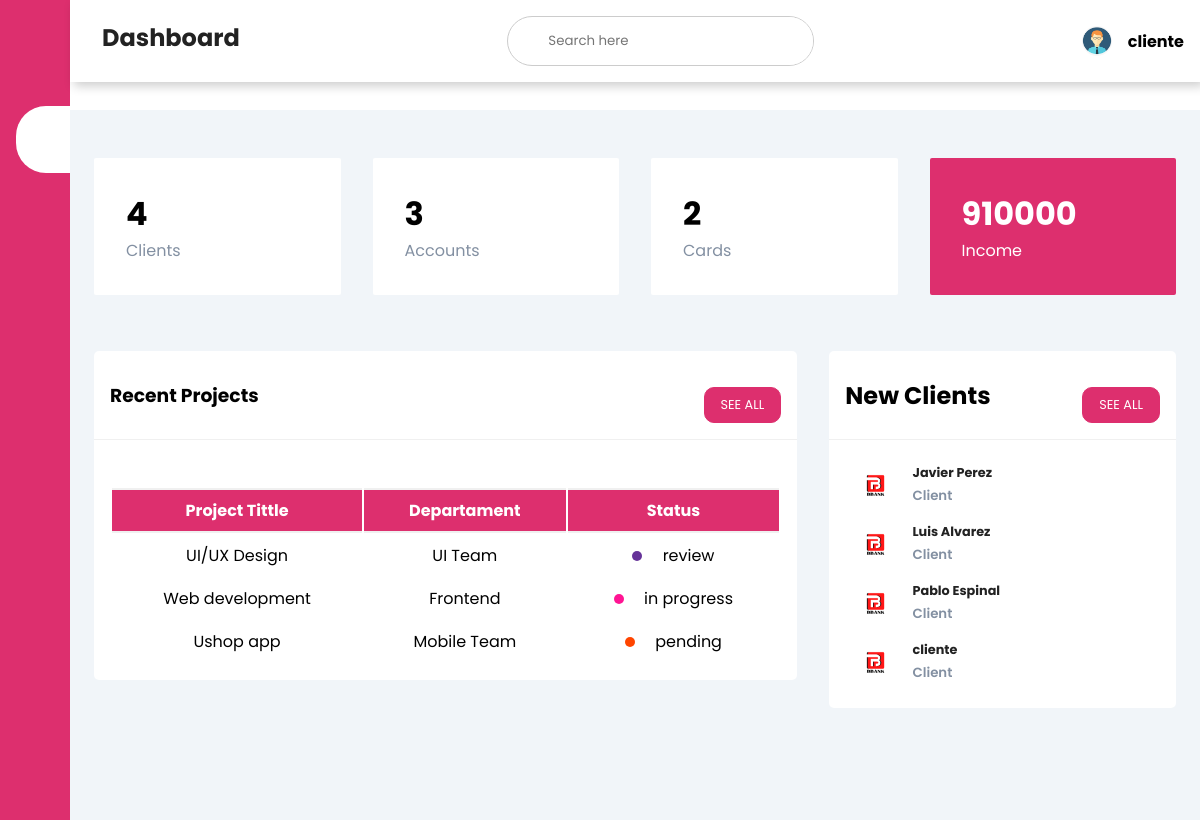
The page /admin.php (signed in) on the database its author committed.
### tables this page shows
CREATE TABLE `usuarios` (
  `id` int(11) NOT NULL,
  `nombre` varchar(50) NOT NULL,
  `email` varchar(50) NOT NULL,
  `usuario` varchar(50) NOT NULL,
  `password` varchar(50) NOT NULL,
  `rol` int(11) NOT NULL,
  `status` int(11) NOT NULL
);

### admin.php (the view, shortened to what this page needs)
<!DOCTYPE html>
<html lang="en">
<head>
  <link rel="stylesheet" href="https://maxst.icons8.com/vue-static/landings/line-awesome/line-awesome/1.3.0/css/line-awesome.min.css">
  <link rel="stylesheet" href="assets/css/estilosAdmin1.css">
</head>
<body>
  <div class="sidebar">
    <div class="sidebar-brand">
      <h2><span class="las la-university"><span>BBank Admin</span></span></h2>
    </div>
    <div class="sidebar-menu">
      <ul>
        <li>
          <a href="admin.php" class="active"><span class="las la-igloo"></span>
            <span>Dashboard</span></a>
        </li>
        <li>
          <a href="create.php"><span class="las la-user-plus"></span>
            <span>Create Clients</span></a>
        </li>
        <li>
          <a href="users.php"><span class="las la-users"></span>
            <span>Clients</span></a>
        </li>
        <li>
          <a href="accounts/list_accounts.php"><span class="las la-user-circle"></span>
            <span>Bank Accounts</span></a>
        </li>
        <li>
          <a href="cards/list_cards.php"><span class="las la-credit-card"></span>
            <span>Credit Cards</span></a>
        </li>
        <li>
          <a href="cerrar_session.php"><span class="las la-door-open"></span>
            <span>Logout</span></a>
        </li>
      </ul>
    </div>
  </div>
  <div class="main-content">
    <header>
      <h2>
        <label for="nav-toggle">
          <span class="las la-bars"></span>
        </label>
        Dashboard
      </h2>
      <div class="search-wrapper">
        <input type="search" placeholder="Search here" />
      </div>
      <div class="user-wrapper">
        <img src="assets/images/adminIcon.png" width="30px" height="30px" alt="">
        <div>
          <h4><?php echo $_SESSION['nombre']; ?></h4>
        </div>
      </div>
    </header>
    <main>
      <div class="cards">
        <div class="cards-single">
          <div>
            <h1>
              <?php
              include('db.php');
              $sql = "SELECT * FROM usuarios WHERE rol = 0 AND status = 1;";
              $query = mysqli_query($conexion, $sql);
              $clientes = mysqli_num_rows($query);
              echo $clientes;
              ?>
            </h1>
            <span>Clients</span>
          </div>
        </div>
        <div class="cards-single">
          <div>
            <h1>
              <?php
              include('db.php');
              $sql = "SELECT * FROM usuarios u INNER JOIN cuentas c ON c.id_usuario = u.id;";
              $query = mysqli_query($conexion, $sql);
              $clientes = mysqli_num_rows($query);
              echo $clientes;
              ?>
            </h1>
            <span>Accounts</span>
          </div>
        </div>
        <div class="cards-single">
          <div>
            <h1>
              <?php
              include('db.php');
              $sql = "SELECT u.nombre, u.email, c.cuenta, t.numero, t.id, t.fecha_creacion, t.fecha_expiracion, t.cvv FROM usuarios u INNER JOIN cuentas c ON u.id = c.id_usuario INNER JOIN tarjetas t ON t.id_cuenta = c.id_usuario;";
              $query = mysqli_query($conexion, $sql);
              $clientes = mysqli_num_rows($query);
              echo $clientes;
              ?>
            </h1>
            <span>Cards</span>
          </div>
        </div>
        <div class="cards-single">
          <div>
            <h1>
              <?php
              include('db.php');
              $sql = "SELECT SUM(dinero) as mtotal FROM cuentas";
              $query = mysqli_query($conexion, $sql);
              $income = mysqli_fetch_array($query, MYSQLI_ASSOC);
              echo $income["mtotal"];
              ?>
            </h1>
            <span>Income</span>
          </div>
        </div>
      </div>
      <div class="recent-grid">
        <div class="projects">
          <div class="card">
            <div class="card-header">
              <h3>Recent Projects</h3>
              <button>See all </button>
            </div>
            <div class="card-body">
              <div class="table-responsive">
                <table width="100%">
                  <thead>
                    <tr>
                      <th>Project Tittle</th>
                      <th>Departament</th>
                      <th>Status</th>
                    </tr>
                  </thead>
                  <tbody>
                    <tr>
                      <td>UI/UX Design</td>
                      <td>UI Team</td>
                      <td>
                        <span class="status purple"></span>
                        review
                      </td>
                    </tr>
                    <tr>
                      <td>Web development</td>
                      <td>Frontend</td>
                      <td>
                        <span class="status pink"></span>
                        in progress
                      </td>
                    </tr>
                    <tr>
                      <td>Ushop app</td>
                      <td>Mobile Team</td>
                      <td>
                        <span class="status orange"></span>
                        pending
                      </td>
                    </tr>
                  </tbody>
                </table>
              </div>
            </div>
          </div>
        </div>
        <div class="clients">
          <div class="card">
            <div class="card-header">
              <h2>New Clients</h2>
              <a href="users.php"><button>See all </button></a>
            </div>
            <div class="card-body">
              <?php
              $sql = "SELECT nombre FROM usuarios WHERE rol = 0 ORDER BY id DESC LIMIT 4;";
              $query = mysqli_query($conexion, $sql);
              while ($row = mysqli_fetch_array($query)) {
              ?>
                <div class="client">
                  <div class="info">
                    <img src="assets/images/bbank.png" width="40px" height="40px" alt="">
                    <div>
                      <h4><?php echo $row['nombre'] ?></h4>
                      <small>Client</small>
                    </div>
                  </div>
                  <div class="contact">
                  </div>
                </div>
              <?php }; ?>
            </div>
          </div>
        </div>
    </main>
  </div>
</body>
</html>

### assets/css/estilosAdmin1.css (style rules this page uses)
:root { --main-color: #dd2f6e; --color-dark: #1d2231; --text-gray: #8390a2; }
* { padding: 0; margin: 0; box-sizing: border-box; list-style-type: none; text-decoration: none; font-family: 'Poppins', sans-serif; }
.sidebar { width: 345px; position: fixed; left: 0; top: 0; height: 100%; background: var(--main-color); z-index: 100; transition: width 300ms; }
.sidebar-brand { height: 90px; padding: 1rem 0rem 1rem 2rem; color: #fff; }
.sidebar-menu { margin-top: 1rem; }
.sidebar-menu li { width: 100%; margin-bottom: 1.7rem; padding-left: 1rem; }
.sidebar-menu a { padding-left: 1rem; display: block; color: #fff; font-size: 1.1rem; }
.sidebar-menu a.active { background: #fff; padding-top: 1rem; padding-bottom: 1rem; color: var(--main-color); border-radius: 30px 0px 0px 30px; }
.sidebar-menu a span:first-child { font-size: 1.5rem; padding-right: 1rem; }
.main-content { transition: margin-left 300ms; margin-left: 345px; }
header { background: #fff; display: flex; justify-content: space-between; padding: 1rem; box-shadow: 4px 4px 10px rgba(0, 0, 0, 0.2); position: fixed; left: 345px; width: calc(100% - 345px); top: 0; z-index: 100; transition: left 300ms; }
header h2 { color: #222; }
header label span { font-size: 1.7rem; padding-right: 1rem; }
.search-wrapper { border: 1px solid #ccc; border-radius: 30px; height: 50px; display: flex; align-items: center; overflow-x: hidden; }
.search-wrapper input { height: 100%; padding: 0.5rem; border: none; outline: none; }
.user-wrapper { display: flex; align-items: center; }
.user-wrapper img { border-radius: 50%; margin-right: 1rem; }
main { margin-top: 85px; padding: 2rem 1.5rem; background: #f1f5f9; min-height: calc(100vh - 90px); }
.cards { display: grid; grid-template-columns: repeat(4, 1fr); grid-gap: 2rem; margin-top: 1rem; }
.cards-single { display: flex; justify-content: space-between; background: #fff; padding: 2rem; border-radius: 2px; }
.cards-single div:first-child span { color: var(--text-gray); }
.cards-single:last-child { background: var(--main-color); }
.cards-single:last-child h1, .cards-single:last-child div:first-child span, .cards-single:last-child div:last-child span { color: #fff; }
.recent-grid { margin-top: 3.5rem; display: grid; grid-gap: 2rem; grid-template-columns: 65% auto; }
.card { background: #fff; border-radius: 5px; }
.card-header, .card-body { padding: 1rem; }
.card-header { display: flex; justify-content: space-between; align-items: center; border-bottom: 1px solid #f0f0f0; }
.card-header button { background: var(--main-color); border-radius: 10px; color: #fff; font-size: 0.8rem; padding: 0.5rem 1rem; border: 1px solid var(--main-color); }
table { margin-top: 30px; width: 100%; }
thead tr th { color: #fff; border-top: 2px solid#f0f0f0; border-bottom: 2px solid#f0f0f0; }
th { background-color: var(--main-color); padding: 0.5rem 1.2rem; font-size: 1rem; }
td { transition: 0.7s; padding: 0.5rem 1.2rem; font-size: 1rem; text-align: center; }
td .status { display: inline-block; height: 10px; width: 10px; border-radius: 50%; margin-right: 1rem; }
tr td:last-child { align-items: center; }
.status.purple { background: rebeccapurple; }
.status.pink { background: deeppink; }
.status.orange { background: orangered; }
.table-responsive { width: 100%; overflow-x: auto; }
.client { display: flex; justify-content: space-between; align-items: center; padding: 0.5rem 0.7rem; }
.info { display: flex; align-items: center; }
.info img { border-radius: 50%; margin-right: 1rem; }
.info h4 { font-size: 0.8rem; font-weight: 700; color: #222; }
.info small { font-weight: 600; color: var(--text-gray); }
@media screen and (max-width: 1200px) { .sidebar { width: 70px; } }
@media screen and (max-width: 1200px) { .sidebar .sidebar-brand, .sidebar li { padding-left: 1rem; text-align: center; } }
@media screen and (max-width: 1200px) { .sidebar li a { padding-left: 0rem; } }
@media screen and (max-width: 1200px) { .main-content { margin-left: 70px; } }
@media screen and (max-width: 1200px) { .main-content header { width: calc(100% - 70px); left: 70px; } }
button { border: 1px solid; margin-top: 20px; background-color: var(--main-color) ; color: #ffff; padding: 10px 30px; border-radius: 10px; text-transform: uppercase; font-size: 14px; transition: 0.4s; cursor: pointer; }

### rows shown on the page
usuarios: nombre "Javier Perez"
usuarios: nombre "Luis Alvarez"
usuarios: nombre "Pablo Espinal"
usuarios: nombre "cliente"

### other values the page prints
$_SESSION['nombre'] "cliente"
$clientes "4"
$clientes "3"
$clientes "2"
$income["mtotal"] "910000"
